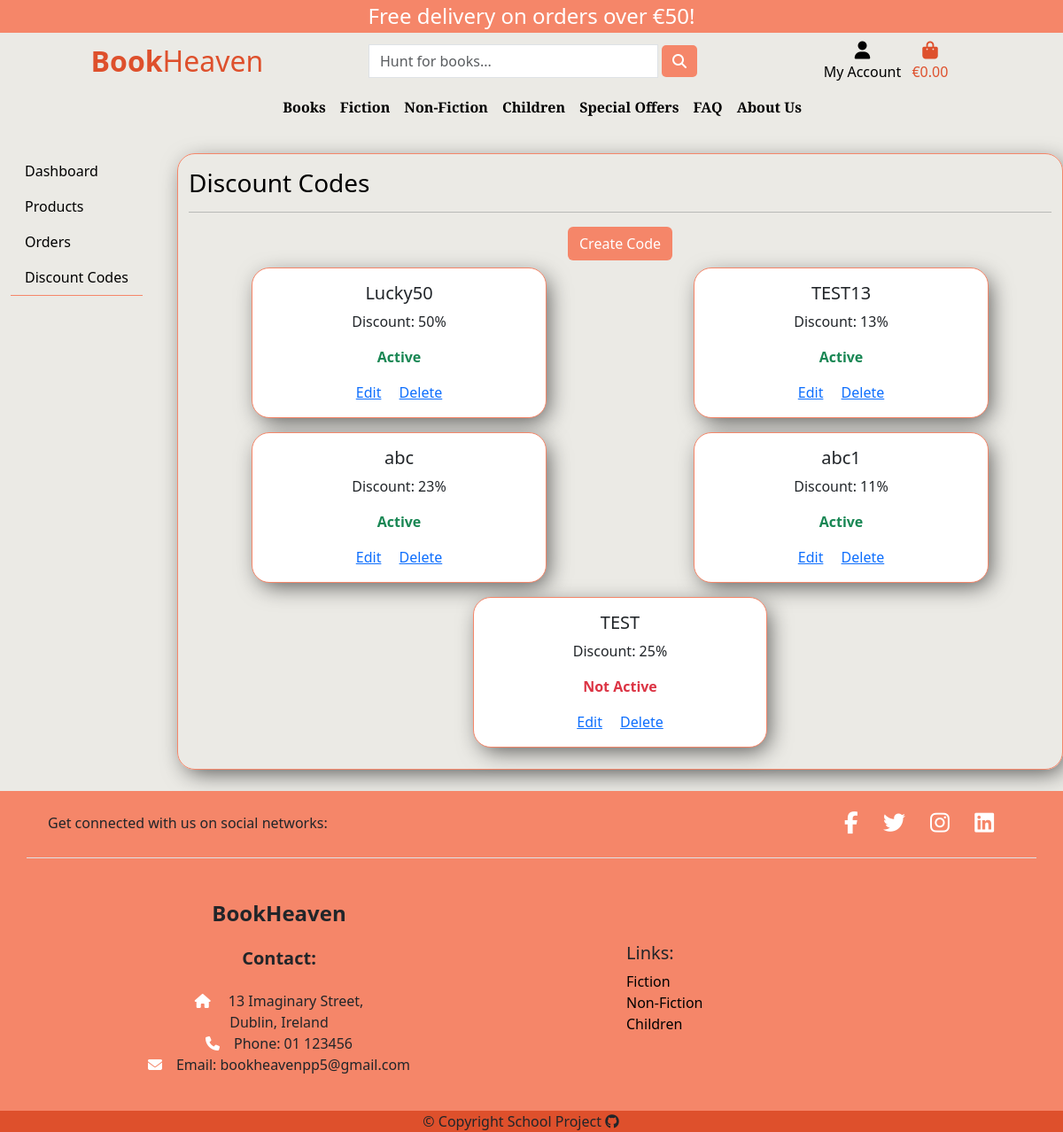
Page /admin_panel/discount_codes/ (signed in) on the earlier database version.
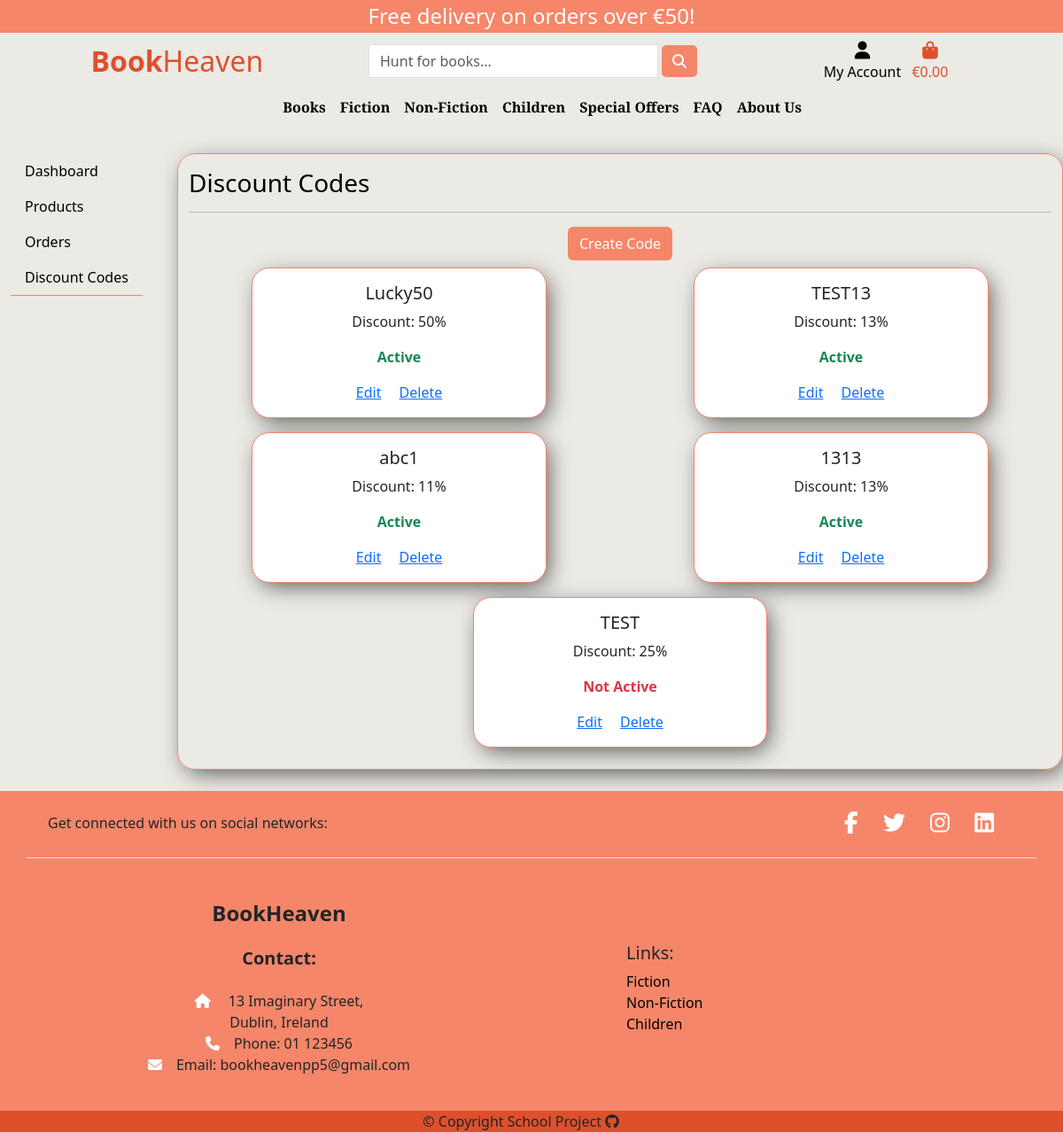
Same page on the later database version.
### discount_codes/models.py (models this page shows, shortened)
class DiscountCode(models.Model):
    code = models.CharField(max_length=50, unique=True)
    discount = models.IntegerField(
        validators=[MinValueValidator(1), MaxValueValidator(99)])
    active = models.BooleanField(default=True)

### admin_panel/views.py (the view, shortened to what this page needs)
# urls.py: path('discount_codes/', views.admin_discounts, name='admin-discounts'),
@login_required
def admin_discounts(request):
    if not request.user.is_superuser:
        messages.error(request, 'You need admin rights to access this page.')
        return redirect('home')
    discount_codes = DiscountCode.objects.all().order_by('-active')
    form = DiscountCodeForm()
    context = {'discount_codes': discount_codes,
               'form': form, }
    return render(request, 'admin_panel/admin_discount.html', context)

### discount_codes/forms.py
class DiscountCodeForm(forms.ModelForm):
    class Meta:
        model = DiscountCode
        fields = '__all__'

### admin_panel/templates/admin_panel/admin_discount.html (shortened to what this page needs)
{% extends 'admin_panel/admin_base.html' %}
{% block admin_content %}
<h3 class="text-black">Discount Codes</h3>
<hr>
<div class="row d-flex justify-content-around">
    <div class="col-12 text-center">
        <button type="button" class="btn btn-orange" data-bs-toggle="modal" data-bs-target="#formModal">
            Create Code
        </button>
    </div>
    {% if discount_codes %}
    {% for code in discount_codes %}
    <div class="card custom-border col-10 col-md-4 m-2">
        <div class="card-body text-center">
            <h5 class="card-title">{{ code.code }}</h5>
            <p class="card-text">Discount: {{ code.discount }}%</p>
            {% if code.active %}
            <p class="text-success fw-bold">Active</p>
            {% else %}
            <p class="text-danger fw-bold">Not Active</p>
            {% endif %}
            <a href="#" class="card-link">Edit</a>
            <a href="{% url 'admin-discounts-delete' code.id %}" class="card-link">Delete</a>
        </div>
    </div>
    {% endfor %}
    {% endif %}
</div>
{% endblock admin_content %}

Differences in the rows shown:
removed DiscountCode: code "abc", discount "23", active "Active"
added DiscountCode: code "1313", discount "13", active "Active"
